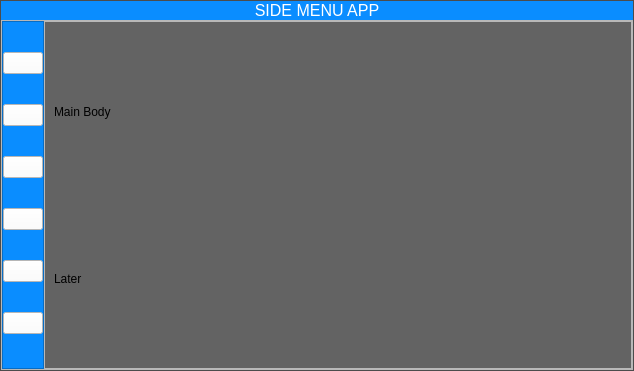
<?xml version="1.0" encoding="UTF-8"?>
<ui version="4.0">
 <class>MainWindow</class>
 <widget class="QMainWindow" name="MainWindow">
  <property name="geometry">
   <rect>
    <x>0</x>
    <y>0</y>
    <width>634</width>
    <height>371</height>
   </rect>
  </property>
  <property name="windowTitle">
   <string>MainWindow</string>
  </property>
  <widget class="QWidget" name="centralwidget">
   <layout class="QHBoxLayout" name="horizontalLayout">
    <property name="spacing">
     <number>0</number>
    </property>
    <property name="leftMargin">
     <number>0</number>
    </property>
    <property name="topMargin">
     <number>0</number>
    </property>
    <property name="rightMargin">
     <number>0</number>
    </property>
    <property name="bottomMargin">
     <number>0</number>
    </property>
    <item>
     <widget class="QFrame" name="Background">
      <property name="styleSheet">
       <string notr="true">#Background{
	background-color: rgb(99, 99, 99);
}</string>
      </property>
      <property name="frameShape">
       <enum>QFrame::StyledPanel</enum>
      </property>
      <property name="frameShadow">
       <enum>QFrame::Raised</enum>
      </property>
      <layout class="QVBoxLayout" name="verticalLayout">
       <property name="spacing">
        <number>0</number>
       </property>
       <property name="leftMargin">
        <number>0</number>
       </property>
       <property name="topMargin">
        <number>0</number>
       </property>
       <property name="rightMargin">
        <number>0</number>
       </property>
       <property name="bottomMargin">
        <number>0</number>
       </property>
       <item alignment="Qt::AlignTop">
        <widget class="QFrame" name="Header">
         <property name="maximumSize">
          <size>
           <width>16777215</width>
           <height>28</height>
          </size>
         </property>
         <property name="styleSheet">
          <string notr="true">*{
  color: rgb(255, 255, 255);
  background-color: rgb(10, 141, 255);
  border:none;
}

QPushButton{
  color: rgb(255, 255, 255);
  background:transparent; 
  border:none;
}

QPushButton:hover{
  background:white; 
  border:none;
}</string>
         </property>
         <property name="frameShape">
          <enum>QFrame::StyledPanel</enum>
         </property>
         <property name="frameShadow">
          <enum>QFrame::Raised</enum>
         </property>
         <layout class="QHBoxLayout" name="horizontalLayout_2">
          <property name="spacing">
           <number>0</number>
          </property>
          <property name="leftMargin">
           <number>0</number>
          </property>
          <property name="topMargin">
           <number>0</number>
          </property>
          <property name="rightMargin">
           <number>0</number>
          </property>
          <property name="bottomMargin">
           <number>0</number>
          </property>
          <item alignment="Qt::AlignLeft|Qt::AlignTop">
           <widget class="QFrame" name="frame">
            <property name="frameShape">
             <enum>QFrame::StyledPanel</enum>
            </property>
            <property name="frameShadow">
             <enum>QFrame::Raised</enum>
            </property>
            <layout class="QHBoxLayout" name="horizontalLayout_3">
             <property name="spacing">
              <number>0</number>
             </property>
             <property name="leftMargin">
              <number>0</number>
             </property>
             <property name="topMargin">
              <number>0</number>
             </property>
             <property name="rightMargin">
              <number>0</number>
             </property>
             <property name="bottomMargin">
              <number>0</number>
             </property>
             <item>
              <widget class="QPushButton" name="pushButton">
               <property name="text">
                <string/>
               </property>
               <property name="icon">
                <iconset resource="header.qrc">
                 <normaloff>:/icons/icons/x.svg</normaloff>:/icons/icons/x.svg</iconset>
               </property>
               <property name="iconSize">
                <size>
                 <width>24</width>
                 <height>24</height>
                </size>
               </property>
              </widget>
             </item>
             <item>
              <widget class="QPushButton" name="pushButton_2">
               <property name="text">
                <string/>
               </property>
               <property name="icon">
                <iconset resource="header.qrc">
                 <normaloff>:/icons/icons/square.svg</normaloff>:/icons/icons/square.svg</iconset>
               </property>
               <property name="iconSize">
                <size>
                 <width>24</width>
                 <height>24</height>
                </size>
               </property>
              </widget>
             </item>
             <item>
              <widget class="QPushButton" name="pushButton_3">
               <property name="text">
                <string/>
               </property>
               <property name="icon">
                <iconset resource="header.qrc">
                 <normaloff>:/icons/icons/minus.svg</normaloff>:/icons/icons/minus.svg</iconset>
               </property>
               <property name="iconSize">
                <size>
                 <width>24</width>
                 <height>24</height>
                </size>
               </property>
              </widget>
             </item>
            </layout>
           </widget>
          </item>
          <item alignment="Qt::AlignTop">
           <widget class="QFrame" name="frame_2">
            <property name="frameShape">
             <enum>QFrame::StyledPanel</enum>
            </property>
            <property name="frameShadow">
             <enum>QFrame::Raised</enum>
            </property>
            <layout class="QHBoxLayout" name="horizontalLayout_4">
             <property name="spacing">
              <number>0</number>
             </property>
             <property name="leftMargin">
              <number>0</number>
             </property>
             <property name="topMargin">
              <number>0</number>
             </property>
             <property name="rightMargin">
              <number>0</number>
             </property>
             <property name="bottomMargin">
              <number>0</number>
             </property>
             <item>
              <widget class="QLabel" name="label">
               <property name="font">
                <font>
                 <pointsize>12</pointsize>
                </font>
               </property>
               <property name="styleSheet">
                <string notr="true"/>
               </property>
               <property name="text">
                <string>SIDE MENU APP</string>
               </property>
               <property name="alignment">
                <set>Qt::AlignCenter</set>
               </property>
              </widget>
             </item>
            </layout>
           </widget>
          </item>
          <item alignment="Qt::AlignRight|Qt::AlignTop">
           <widget class="QFrame" name="frame_3">
            <property name="frameShape">
             <enum>QFrame::StyledPanel</enum>
            </property>
            <property name="frameShadow">
             <enum>QFrame::Raised</enum>
            </property>
            <layout class="QHBoxLayout" name="horizontalLayout_5">
             <property name="spacing">
              <number>0</number>
             </property>
             <property name="leftMargin">
              <number>0</number>
             </property>
             <property name="topMargin">
              <number>0</number>
             </property>
             <property name="rightMargin">
              <number>0</number>
             </property>
             <property name="bottomMargin">
              <number>0</number>
             </property>
             <item>
              <widget class="QPushButton" name="pushButton_4">
               <property name="text">
                <string/>
               </property>
               <property name="icon">
                <iconset resource="header.qrc">
                 <normaloff>:/icons/icons/alert-circle.svg</normaloff>:/icons/icons/alert-circle.svg</iconset>
               </property>
               <property name="iconSize">
                <size>
                 <width>24</width>
                 <height>24</height>
                </size>
               </property>
              </widget>
             </item>
            </layout>
           </widget>
          </item>
         </layout>
        </widget>
       </item>
       <item>
        <widget class="QFrame" name="Main">
         <property name="sizePolicy">
          <sizepolicy hsizetype="Preferred" vsizetype="Expanding">
           <horstretch>0</horstretch>
           <verstretch>0</verstretch>
          </sizepolicy>
         </property>
         <property name="frameShape">
          <enum>QFrame::StyledPanel</enum>
         </property>
         <property name="frameShadow">
          <enum>QFrame::Raised</enum>
         </property>
         <layout class="QHBoxLayout" name="horizontalLayout_6">
          <property name="spacing">
           <number>0</number>
          </property>
          <property name="leftMargin">
           <number>0</number>
          </property>
          <property name="topMargin">
           <number>0</number>
          </property>
          <property name="rightMargin">
           <number>0</number>
          </property>
          <property name="bottomMargin">
           <number>0</number>
          </property>
          <item alignment="Qt::AlignLeft">
           <widget class="QFrame" name="frame_4">
            <property name="styleSheet">
             <string notr="true">*{
background-color: rgb(10, 141, 255);
}

QPushButton{
background-color: rgb(255, 255, 255);
}

</string>
            </property>
            <property name="frameShape">
             <enum>QFrame::StyledPanel</enum>
            </property>
            <property name="frameShadow">
             <enum>QFrame::Raised</enum>
            </property>
            <layout class="QVBoxLayout" name="verticalLayout_2">
             <property name="spacing">
              <number>0</number>
             </property>
             <property name="leftMargin">
              <number>0</number>
             </property>
             <property name="topMargin">
              <number>0</number>
             </property>
             <property name="rightMargin">
              <number>0</number>
             </property>
             <property name="bottomMargin">
              <number>0</number>
             </property>
             <item>
              <widget class="QPushButton" name="pushButton_5">
               <property name="text">
                <string/>
               </property>
               <property name="icon">
                <iconset resource="header.qrc">
                 <normaloff>:/icons/icons/archive.svg</normaloff>:/icons/icons/archive.svg</iconset>
               </property>
               <property name="iconSize">
                <size>
                 <width>24</width>
                 <height>24</height>
                </size>
               </property>
              </widget>
             </item>
             <item>
              <widget class="QPushButton" name="pushButton_6">
               <property name="text">
                <string/>
               </property>
               <property name="icon">
                <iconset resource="header.qrc">
                 <normaloff>:/icons/icons/aperture.svg</normaloff>:/icons/icons/aperture.svg</iconset>
               </property>
               <property name="iconSize">
                <size>
                 <width>24</width>
                 <height>24</height>
                </size>
               </property>
              </widget>
             </item>
             <item>
              <widget class="QPushButton" name="pushButton_7">
               <property name="text">
                <string/>
               </property>
               <property name="icon">
                <iconset resource="header.qrc">
                 <normaloff>:/icons/icons/anchor.svg</normaloff>:/icons/icons/anchor.svg</iconset>
               </property>
               <property name="iconSize">
                <size>
                 <width>24</width>
                 <height>24</height>
                </size>
               </property>
              </widget>
             </item>
             <item>
              <widget class="QPushButton" name="pushButton_8">
               <property name="text">
                <string/>
               </property>
               <property name="icon">
                <iconset resource="header.qrc">
                 <normaloff>:/icons/icons/camera.svg</normaloff>:/icons/icons/camera.svg</iconset>
               </property>
               <property name="iconSize">
                <size>
                 <width>24</width>
                 <height>24</height>
                </size>
               </property>
              </widget>
             </item>
             <item>
              <widget class="QPushButton" name="pushButton_9">
               <property name="text">
                <string/>
               </property>
               <property name="icon">
                <iconset resource="header.qrc">
                 <normaloff>:/icons/icons/book.svg</normaloff>:/icons/icons/book.svg</iconset>
               </property>
               <property name="iconSize">
                <size>
                 <width>24</width>
                 <height>24</height>
                </size>
               </property>
              </widget>
             </item>
             <item>
              <widget class="QPushButton" name="pushButton_10">
               <property name="text">
                <string/>
               </property>
               <property name="icon">
                <iconset resource="header.qrc">
                 <normaloff>:/icons/icons/alert-circle.svg</normaloff>:/icons/icons/alert-circle.svg</iconset>
               </property>
               <property name="iconSize">
                <size>
                 <width>24</width>
                 <height>24</height>
                </size>
               </property>
              </widget>
             </item>
            </layout>
           </widget>
          </item>
          <item>
           <widget class="QFrame" name="frame_5">
            <property name="sizePolicy">
             <sizepolicy hsizetype="Expanding" vsizetype="Preferred">
              <horstretch>0</horstretch>
              <verstretch>0</verstretch>
             </sizepolicy>
            </property>
            <property name="frameShape">
             <enum>QFrame::StyledPanel</enum>
            </property>
            <property name="frameShadow">
             <enum>QFrame::Raised</enum>
            </property>
            <layout class="QVBoxLayout" name="verticalLayout_3">
             <item>
              <widget class="QLabel" name="label_2">
               <property name="text">
                <string>Main Body</string>
               </property>
              </widget>
             </item>
             <item>
              <widget class="QLabel" name="label_3">
               <property name="text">
                <string>Later</string>
               </property>
              </widget>
             </item>
            </layout>
           </widget>
          </item>
         </layout>
        </widget>
       </item>
       <item>
        <widget class="QFrame" name="Footer">
         <property name="maximumSize">
          <size>
           <width>16777215</width>
           <height>25</height>
          </size>
         </property>
         <property name="styleSheet">
          <string notr="true">background-color: rgb(10, 141, 255);</string>
         </property>
         <property name="frameShape">
          <enum>QFrame::StyledPanel</enum>
         </property>
         <property name="frameShadow">
          <enum>QFrame::Raised</enum>
         </property>
        </widget>
       </item>
      </layout>
     </widget>
    </item>
   </layout>
  </widget>
 </widget>
 <resources>
  <include location="header.qrc"/>
 </resources>
 <connections/>
</ui>
